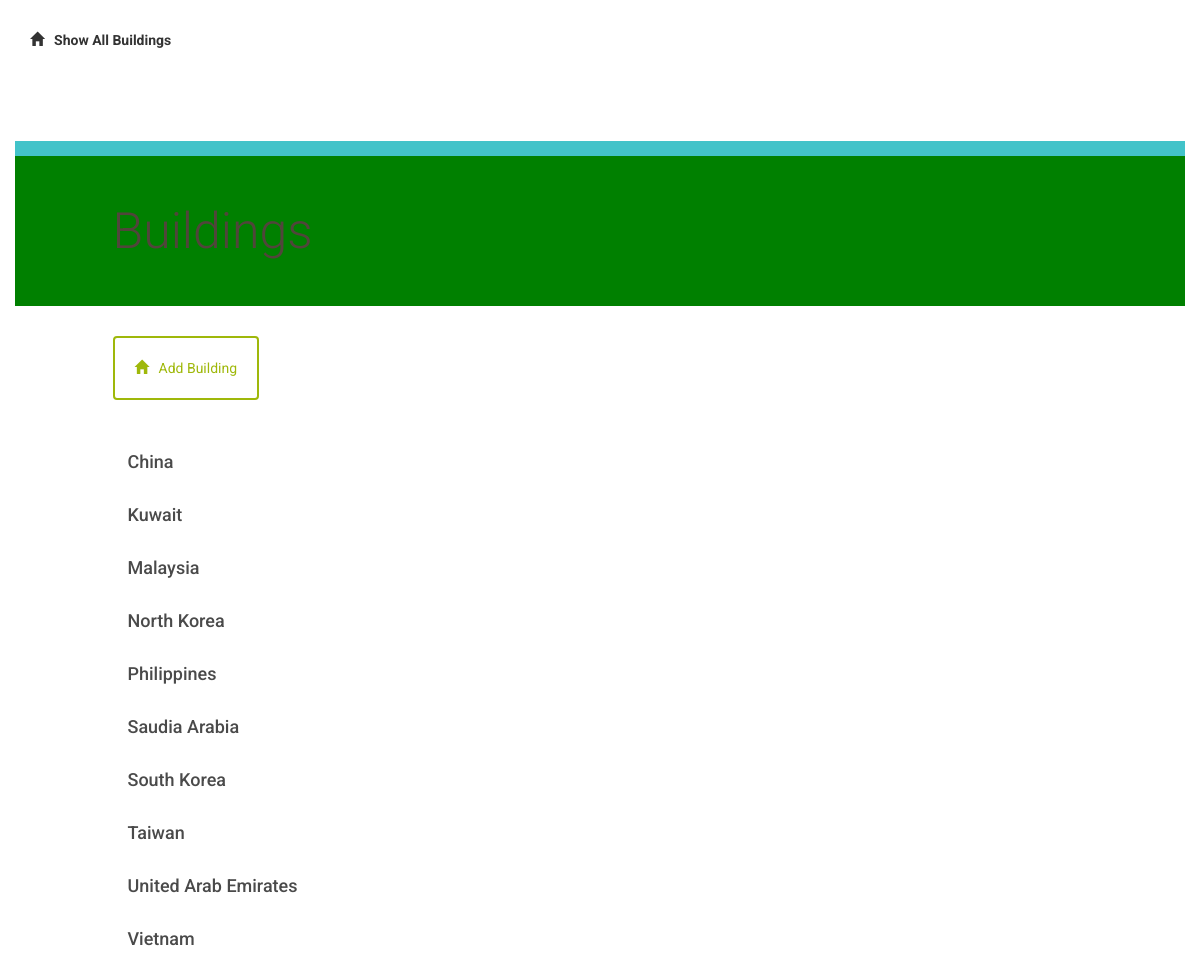
Page /buildingcatalog/Asia/ on the committed database.
### database_setup.py (models this page shows, shortened)
class BuildingInfo(Base):
    __tablename__ = 'building_info'
    name = Column(String(80), nullable=False)
    id = Column(Integer, primary_key=True)
    description = Column(String(1000))
    year_completed = Column(String(8))
    architect = Column(String(250))
    continent = Column(String(50))
    country = Column(String(250))
    style = Column(String(250))
    height = Column(Integer)
    floors = Column(Integer)
    tallest_world = Column(Boolean, default=False)
    tallest_continent = Column(Boolean, default=False)
    tallest_country = Column(Boolean, default=False)
    building_id = Column(Integer, ForeignKey('building.id'))
    building = relationship(Building)
    user_id = Column(Integer, ForeignKey('user.id'))
    user = relationship(User)

### finalproject.py (the view)
@app.route('/buildingcatalog/<string:continent>/')
def showCountry(continent):
    buildings = session.query(BuildingInfo).filter(BuildingInfo.continent==continent).group_by(BuildingInfo.country)
    return render_template('country.html', buildings=buildings)

### templates/country.html (shortened to what this page needs)
<!DOCTYPE html>
{% extends "main.html" %}
{% block content %}
{% include "header.html" %}
	<div class="row top-menu">
		<div class="col-md-10"></div>
		<div class="col-md-2 text-right">
					</div>
	</div>
	<div class="row divider blue">
		<div class="col-md-12"></div>
	</div>
	<div class="row banner main">
		<div class="col-md-1"></div>
		<div class="col-md-11 padding-none">
			<h1>Buildings</h1>
		</div>
	</div>
	<div class="row padding-top padding-bottom">
		<div class="col-md-1"></div>
		<div class="col-md-10 padding-none">
			<a href="{{url_for('newBuilding')}}">
				<button class="btn btn-default" id="new-building">
					<span class="glyphicon glyphicon-home" aria-hidden="true"></span>Add Building
				</button>
			</a>
		</div>
		<div class="col-md-1"></div>
	</div>
	{% for building in buildings %}
		<a href = "{{url_for('showBuildings', continent = building.continent, country = building.country)}}">
			<div class="row">
				<div class="col-md-1"></div>
					<div class="col-md-10 building-list">
						<h3>{{ building.country }}</h3>
					</div>
				<div class="col-md-1"></div>
			</div>
		</a>
	{% endfor %}
{% endblock %}

### static/styles.css (style rules this page uses)
* { font-family: "Helvetica Neue Bold", Roboto, Helvetica, Arial, sans-serif; font-weight: 700; }
h1 { font-family: "Helvetica Neue Light", Roboto, Helvetica, Arial, sans-serif; font-size: 50px; color: #51453B; line-height: 60px; font-weight: 300; }
h3 { font-size: 18px; color: #4A4A4A; line-height: 23px; }
a { font-size: 14px; color: #0093B9; line-height: 17px; }
.padding-top { padding-top: 30px; }
.padding-bottom { padding-bottom: 30px; }
.padding-none { padding: 0; }
.btn { padding: 20px; margin: 0; border-color: #9FB80A; border-width: 2px; color: #9FB80A;; }
.glyphicon { margin-right: 10px; }
.top-menu { padding-top: 30px; padding-bottom: 30px; }
.divider { height: 15px; }
.divider.blue { background-color: #42C3C9; }
.banner.main { height: 150px; background-position: right; background-repeat: no-repeat; background-size: cover; }
.row.banner.main { background-color: green; }
.banner h1 { margin: 45px 0; }

### rows in the picture
BuildingInfo: country "China"
BuildingInfo: country "Kuwait"
BuildingInfo: country "Malaysia"
BuildingInfo: country "North Korea"
BuildingInfo: country "Philippines"
BuildingInfo: country "Saudia Arabia"
BuildingInfo: country "South Korea"
BuildingInfo: country "Taiwan"
BuildingInfo: country "United Arab Emirates"
BuildingInfo: country "Vietnam"
